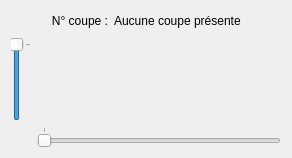
      <widget class="QWidget" name="_tabTangential">
       <attribute name="title">
        <string>Coupes tangentielles</string>
       </attribute>
       <layout class="QVBoxLayout" name="verticalLayout_16">
        <item>
         <layout class="QHBoxLayout" name="horizontalLayout_14">
          <item>
           <spacer name="horizontalSpacer_5">
            <property name="orientation">
             <enum>Qt::Horizontal</enum>
            </property>
            <property name="sizeHint" stdset="0">
             <size>
              <width>40</width>
              <height>20</height>
             </size>
            </property>
           </spacer>
          </item>
          <item>
           <widget class="QLabel" name="label_29">
            <property name="text">
             <string>N° coupe :</string>
            </property>
            <property name="alignment">
             <set>Qt::AlignRight|Qt::AlignTrailing|Qt::AlignVCenter</set>
            </property>
           </widget>
          </item>
          <item>
           <widget class="QLabel" name="_labelTangentialSliceNumber">
            <property name="text">
             <string>Aucune coupe présente</string>
            </property>
           </widget>
          </item>
          <item>
           <spacer name="horizontalSpacer_6">
            <property name="orientation">
             <enum>Qt::Horizontal</enum>
            </property>
            <property name="sizeHint" stdset="0">
             <size>
              <width>40</width>
              <height>20</height>
             </size>
            </property>
           </spacer>
          </item>
         </layout>
        </item>
        <item>
         <layout class="QGridLayout" name="_gridTangentialSliceView">
          <item row="1" column="1">
           <widget class="QSlider" name="_sliderSelectTangentialSlice">
            <property name="maximum">
             <number>0</number>
            </property>
            <property name="orientation">
             <enum>Qt::Horizontal</enum>
            </property>
            <property name="tickPosition">
             <enum>QSlider::TicksAbove</enum>
            </property>
           </widget>
          </item>
          <item row="0" column="0">
           <widget class="QSlider" name="_sliderSelectTangentialYSlice">
            <property name="maximum">
             <number>0</number>
            </property>
            <property name="orientation">
             <enum>Qt::Vertical</enum>
            </property>
            <property name="tickPosition">
             <enum>QSlider::TicksBelow</enum>
            </property>
           </widget>
          </item>
         </layout>
        </item>
       </layout>
      </widget>
